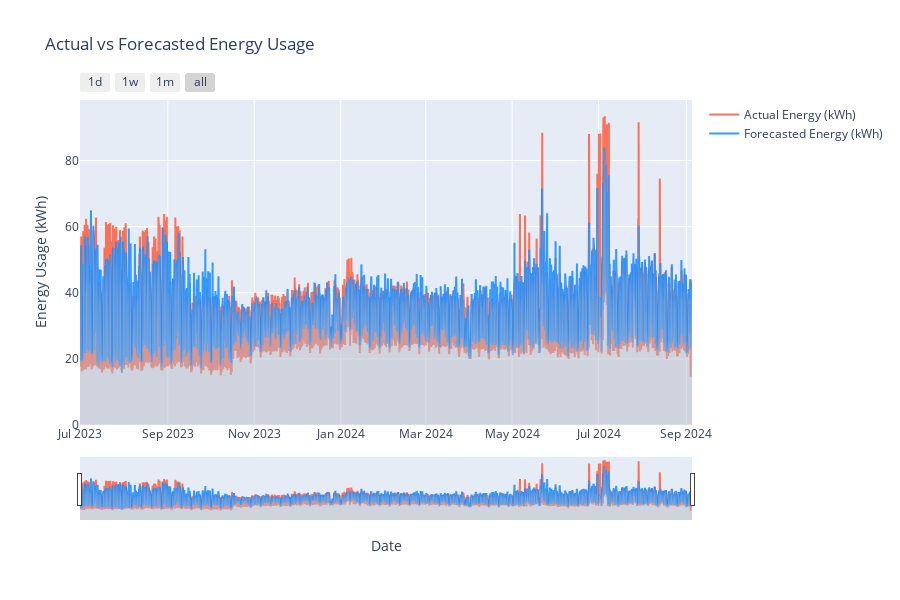

Notebook cell for this chart:
### Code cell
plot_energy_usage(buildingA)

### Figure 1 — Plotly figure (JSON) as saved in the notebook; plotly's stock layout.template omitted (floating-point values rounded to 4 significant figures; data arrays with more than 128 entries replaced by an {"elided": "..."} marker saying what was removed)
{"data": [{"line": {"color": "rgba(255, 99, 71, 0.9)"}, "mode": "lines", "name": "Actual Energy (kWh)", "type": "scatter", "x": {"elided": "10367 str values"}, "y": {"elided": "10367 float values"}}, {"line": {"color": "rgba(30, 144, 255, 0.9)"}, "mode": "lines", "name": "Forecasted Energy (kWh)", "type": "scatter", "x": {"elided": "10367 str values"}, "y": {"elided": "10367 float values"}}, {"fill": "tozeroy", "fillcolor": "rgba(255, 160, 122, 0.3)", "line": {"color": "rgba(255, 99, 71, 0)"}, "opacity": 0.3, "showlegend": false, "type": "scatter", "x": {"elided": "10367 str values"}, "y": {"elided": "10367 float values"}}, {"fill": "tozeroy", "fillcolor": "rgba(135, 206, 250, 0.3)", "line": {"color": "rgba(30, 144, 255, 0)"}, "opacity": 0.3, "showlegend": false, "type": "scatter", "x": {"elided": "10367 str values"}, "y": {"elided": "10367 float values"}}], "layout": {"height": 600, "hovermode": "x unified", "showlegend": true, "title": {"text": "Actual vs Forecasted Energy Usage"}, "xaxis": {"rangeselector": {"buttons": [{"count": 1, "label": "1d", "step": "day", "stepmode": "backward"}, {"count": 7, "label": "1w", "step": "day", "stepmode": "backward"}, {"count": 1, "label": "1m", "step": "month", "stepmode": "backward"}, {"step": "all"}]}, "rangeslider": {"visible": true}, "title": {"text": "Date"}, "type": "date"}, "yaxis": {"title": {"text": "Energy Usage (kWh)"}}}}
